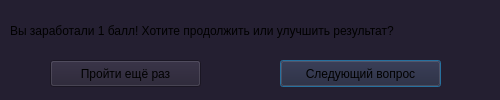
<?xml version="1.0" encoding="UTF-8"?>
<ui version="4.0">
 <class>Dialog</class>
 <widget class="QDialog" name="Dialog">
  <property name="geometry">
   <rect>
    <x>0</x>
    <y>0</y>
    <width>500</width>
    <height>100</height>
   </rect>
  </property>
  <property name="windowTitle">
   <string>Обучающая система</string>
  </property>
  <property name="styleSheet">
   <string notr="true">background-color: rgb(36, 31, 49);</string>
  </property>
  <widget class="QLabel" name="label">
   <property name="geometry">
    <rect>
     <x>10</x>
     <y>10</y>
     <width>491</width>
     <height>41</height>
    </rect>
   </property>
   <property name="font">
    <font/>
   </property>
   <property name="text">
    <string>Вы заработали 1 балл! Хотите продолжить или улучшить результат?</string>
   </property>
  </widget>
  <widget class="QPushButton" name="pushButton">
   <property name="geometry">
    <rect>
     <x>280</x>
     <y>60</y>
     <width>161</width>
     <height>27</height>
    </rect>
   </property>
   <property name="text">
    <string>Следующий вопрос</string>
   </property>
  </widget>
  <widget class="QPushButton" name="pushButton_2">
   <property name="geometry">
    <rect>
     <x>50</x>
     <y>60</y>
     <width>151</width>
     <height>27</height>
    </rect>
   </property>
   <property name="text">
    <string>Пройти ещё раз</string>
   </property>
  </widget>
 </widget>
 <resources/>
 <connections/>
</ui>
